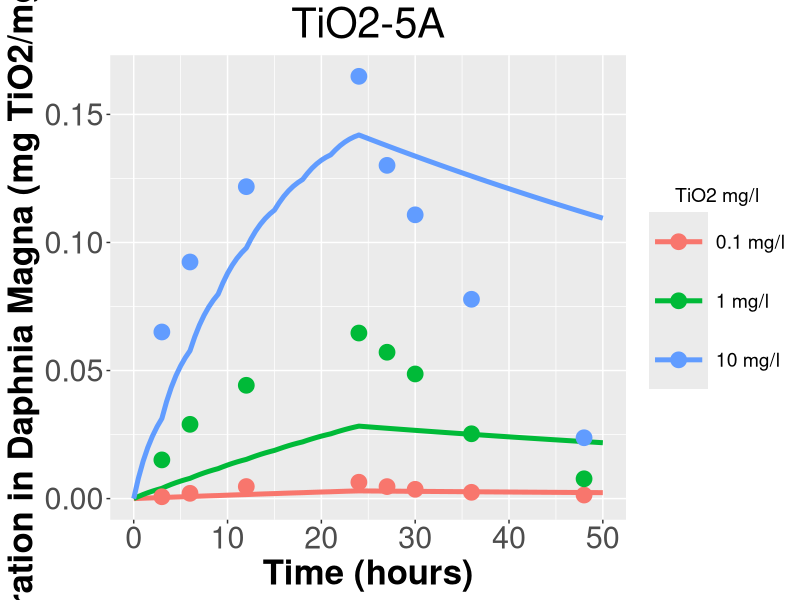
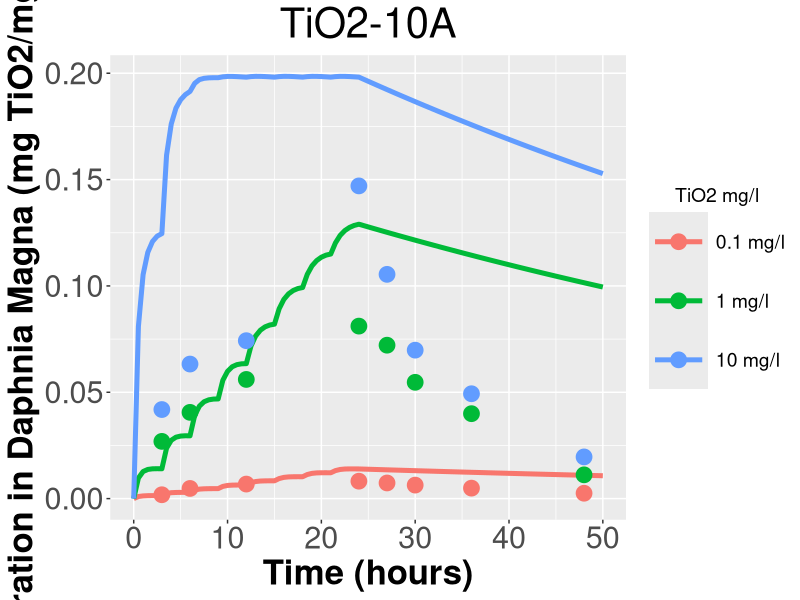
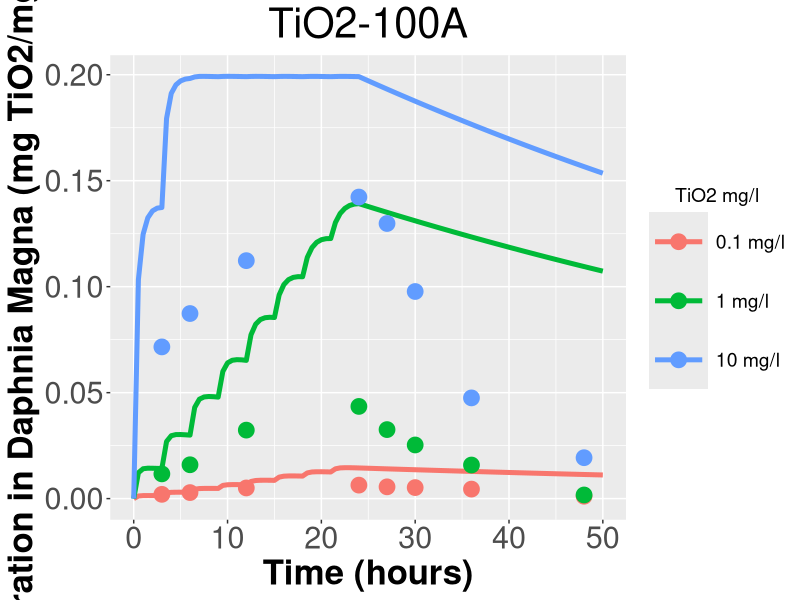
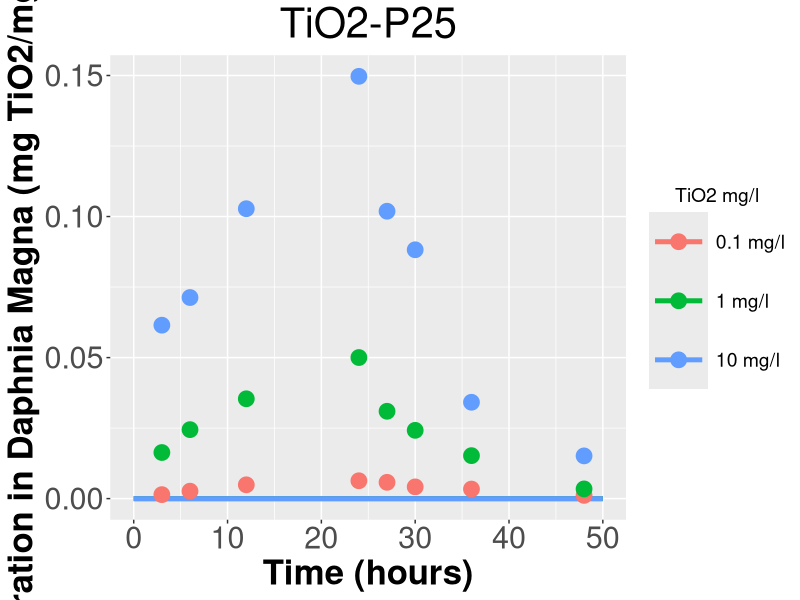
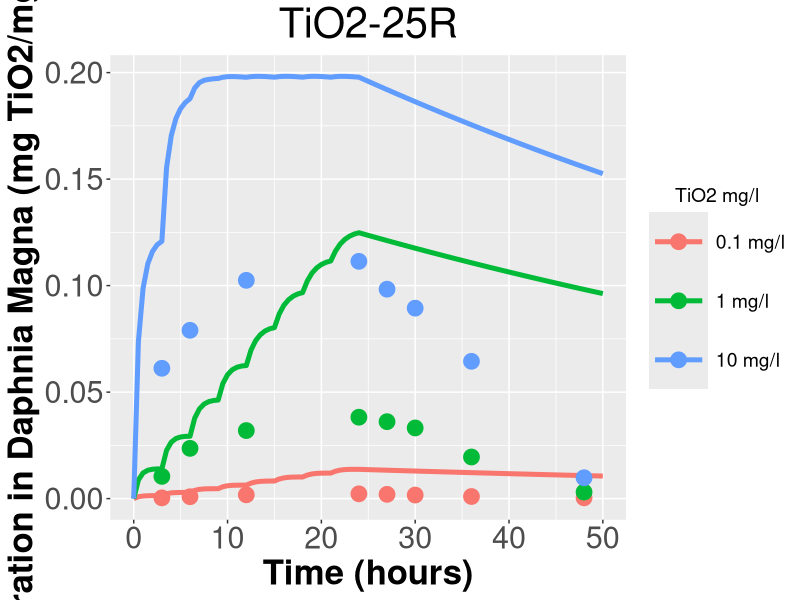

These figures' R source, in order:
simulation_func <- function(sedimentation, score, N_iter){
  
  # This is a script to simulate the experiments in Cehn et al., 2019
  # The first experiment is about the waterborne exposure of D. Magna to TiO2 nanoparticles
  # The second is about the trophic exposure to TiO2 exposured algae.
  
  # Working directory
  dir = 'C:/Users/vassi/Documents/GitHub/TiO2_aggregation_and_uptake/Exposure/Chen_2019/water_exposure'
  setwd(dir)
  
  #=================#
  #  Water exposure #
  #=================#
  
  # The following dataframe is a mappin of the of the TiO2 NPs types with 
  # their corresponding codes (which are simple letters)
  A <- c("A", "TiO2-5A")
  B <- c("B", "TiO2-10A")
  C <- c("C", "TiO2-100A")
  D <- c("D", "TiO2-P25")
  E <- c("E", "TiO2-25R")
  
  Mapping <- data.frame(rbind(A, B, C, D, E))
  colnames(Mapping) <- c("Code", "Type")
  i <- 1:dim(Mapping)[2]
  Mapping[,i] <- apply(Mapping[,i], 2,
                       function(x) as.character(x))
  sapply(Mapping, class)
  
  # Load data only for water exposure scenario
  
  # The values are reported as mg TiO2/kg of daphnia
  
  # Load the data for concentration = 0.1 mg/l
  C1_data <- read.csv('data/0.1_water_exposure.csv')
  colnames(C1_data)[-1] <- Mapping$Type
  C1_data[,2:6] <-  C1_data[,2:6]/1e06 # transform from mg/kg daphnia to mg/mg daphnia
  
  # Load the data for concentration = 1.0 mg/l
  C2_data <- read.csv('data/1_water_exposure.csv')
  colnames(C2_data)[-1] <- Mapping$Type
  C2_data[,2:6] <-  C2_data[,2:6]/1e06 # transform from mg/kg daphnia to mg/mg daphnia
  
  # Load the data for concentration = 10.0 mg/l
  C3_data <- read.csv('data/10_water_exposure.csv')
  colnames(C3_data)[-1] <- Mapping$Type
  C3_data[,2:6] <-  C3_data[,2:6]/1e06 # transform from mg/kg daphnia to mg/mg daphnia
  
  
  # V_water is the volume of water (in L) in the corresponding experiment.
  # The volume remains constant during the experiment and equal to 100 ml
  V_water <- 0.1 # L
  
  # Population of daphnias during the experiments
  # At each measurement 10 daphnias were removed from the system
  N <- seq(80,10,-10)
  
  # Function for estimating length of D. magna based on age (from Betini et al. (2019))
  # Input: age [days], temperature [oC], food["low"/"high"]/ Output: length [mm]
  # Considers female D. magna
  Size_estimation <- function(age, temperature, food="high"){
    
    # T = 15 o C
    a_low_15 <-0.354
    b_low_15 <- 0.527
    a_high_15 <- 0.105
    b_high_15 <- 0.953
    
    # T = 25 o C
    a_low_25 <- 0.811
    b_low_25 <- 0.355
    a_high_25 <- 0.698
    b_high_25 <- 0.83
    
    if(food == "low"){
      if(temperature <= 15){
        a <- a_low_15
        b <- b_low_15
      }else if(temperature >= 25){  
        a <- a_low_25
        b <- b_low_25
      }else{ 
        a <- approx(c(15,25), c(a_low_15, a_low_25), temperature)$y
        b <- approx(c(15,25), c(b_low_15, b_low_25), temperature)$y
      }
    }else if (food == "high"){
      if(temperature <= 15){
        a <- a_high_15
        b <- b_high_15
      }else if(temperature >= 25){  
        a <- a_high_25
        b <- b_high_25
      }else{ 
        a <- approx(c(15,25), c(a_high_15, a_high_25), temperature)$y
        b <- approx(c(15,25), c(b_high_15, b_high_25), temperature)$y
      }
    }else{
      stop('food must be either "low" or "high" ')
    }
    return(a + b * log(age))
  }
  
  # Filtering rate of Daphnia magna is calculated based on Burns et al. 1969.
  # Input: length [mm], temperature [oC]/ Output: filtration rate[mL/h]
  Filtration_rate_estimation <- function(length, temperature){
    
    F_rate_15 <- 0.153 * length^2.16
    F_rate_20 <- 0.208 * length^2.80
    F_rate_25 <- 0.202 * length^2.38
    
    if(temperature <= 15){
      F_rate <- F_rate_15
    }else if(temperature >= 25){  
      F_rate <- F_rate_25
    }else{ 
      F_rate <- approx(c(15,20,25), c(F_rate_15, F_rate_20, F_rate_25), temperature)$y
    }
    return(F_rate)
  }
  
  # Dumont et al. (1975)
  # Input: length [mm]/ Output: dry weight[mg]
  dry_weight_estimation <- function(L){
    
    w1 = (1.89e-06*(L*1000)^2.25)/1000 #Donka Lake
    w2 = (4.88e-05*(L*1000)^1.80)/1000 #River Sambre
    # Selected w1 after validation with Martin-Creuzburg et al. (2018
    return(w1)
  }
  
  # Load the predicted ksed values
  ksed_predicted <- read.csv("Chen_2019_ksed_predictions.csv")
  ksed_predicted <- ksed_predicted[, c(1,4,6)]
  colnames(ksed_predicted) <- c("Name", "Concentration_mg/L", "k_sed")
  
  
  ##########################################################
  
  # *** metrics ***
  
  # The metric used for the optimization
  rmse <- function(observed, predicted){
    sqrt(mean((observed-predicted)^2)) 
  }
  
  AAFE <- function(predictions, observations, times=NULL){
    y_obs <- unlist(observations)
    y_pred <- unlist(predictions)
    # Total number of observations
    N<- length(y_obs)
    log_ratio <- rep(NA, N) 
    for ( i in 1:N){
      log_ratio[i] <- abs(log((y_pred[i]/y_obs[i]), base = 10))
    }
    aafe <- 10^(sum(log_ratio)/N) 
    return(aafe)
  }
  
  PBKOF <- function(observed, predicted, comp.names =NULL){
    # Check if the user provided the correct input format
    if (!is.list(observed) || !is.list(predicted)){
      stop(" The observations and predictions must be lists")
    }
    # Check if the user provided equal length lists
    if (length(observed) != length(predicted)){
      stop(" The observations and predictions must have the same compartments")
    }
    Ncomp <- length(observed) # Number of compartments
    I <- rep(NA, Ncomp) # Compartment discrepancy index
    N_obs <- rep(NA, Ncomp) #Number of observations per compartment
    #loop over the compartments
    for (i in 1:Ncomp){
      Et <- 0 #relative error with observations
      St <- 0  #relative error with simulations
      N <- length(observed[[i]]) # number of observations for compartment i
      # Check if observations and predictions have equal length
      if(N != length(predicted[[i]])){
        stop(paste0("Compartment ",i," had different length in the observations and predictions"))
      }
      N_obs[i] <- N # populate the N_obs vector
      for (j in 1:N){
        # sum of relative squared errors (error = observed - predicted)
        Et <- Et + ( abs(observed[[i]][j] - predicted[[i]][j])  / observed[[i]][j] )  ^2
        St <- St + ( abs(observed[[i]][j] - predicted[[i]][j])  / predicted[[i]][j] )  ^2
      }
      
      # root mean of the square of observed values
      RMEt <- sqrt(Et/N)
      # root mean of the square of simulated values
      RMSt <- sqrt( St/N)
      
      I[i] <- (RMEt + RMSt)/2   
    }
    # Total number of observations
    Ntot <- sum(N_obs)
    # Initialise the consolidated discrepancy index
    Ic <-0
    for (i in 1:Ncomp){
      # Give weight to compartments with more observations (more information)
      Ic <- Ic +  I[i]* N_obs[i]/Ntot
    }
    # Name the list of compartment discrepancy indices
    if ( !is.null(comp.names)){
      names(I) <- comp.names
    }else if (!is.null(names(observed))){
      names(I) <- names(observed)
    } else if (!is.null(names(predicted)) && is.null(comp.names) ){
      names(I) <- names(predicted)
    }
    return(Ic)
    #return(list(Total_index = Ic, Compartment_index= I))
  }
  
  #=====================================#
  # Functions used for the optimization #
  #=====================================#
  
  # ode_func(): the differential equation system that describes the model
  
  ode_func <- function(time, inits, params){
    with(as.list(c(inits, params)),{
      
      # Units explanation:
      # C_water: mg TiO2 / L water (same as data)
      # C_daphnia: mg TiO2 / mg daphnia 
      # k_sed: 1/h
      # F_rate: L water/h/individual daphnia 
      # ke_2: 1/h
      
      # Number of Daphnids per beaker
      N <- seq(80,10,-10)
      if (time < 3){
        N_current <- N[1]
      }else if (3 <= time & time < 6){
        N_current <- N[2]
      }else if (6 <= time & time < 12){
        N_current <- N[3]
      }else if (12 <= time & time < 24){
        N_current <- N[4]
      }else if (24 <= time & time < 27){
        N_current <- N[5]
      }else if (27 <= time & time < 30){
        N_current <- N[6]
      }else if (30 <= time & time < 36){
        N_current <- N[7]
      }else if (36 <= time){
        N_current <- N[8]
      }
      
      # C_water: TiO2 concentration in water
      dC_water <- -(N_current*a*(F_rate/1000)*(1-C_daphnia/C_sat)*C_water)/V_water-
        k_sed*C_water
      
      # Daphnia magna
      dC_daphnia = a*(F_rate/1000)*(1-C_daphnia/C_sat)*C_water/dry_weight - ke_2*C_daphnia 
      
      # Excreted from each D.magna
      dM_Daphnia_excreted <-  N_current*ke_2*C_daphnia*dry_weight  
      
      # Mass in  Sediment
      dM_sed <- k_sed*C_water*V_water
      
      # TiO2 mass in all D.magna
      M_daphnia_tot <- C_daphnia*dry_weight*N_current
      
      # TiO2 mass in water
      M_water <- C_water*V_water
      
      # Mass balance of TiO2 (should always be the total mass of the system)
      Mass_balance = M_daphnia_tot + M_water + M_sed + M_Daphnia_excreted
      
      return(list(c(dC_water, dC_daphnia, dM_Daphnia_excreted, dM_sed),
                  "M_daphnia_tot"=M_daphnia_tot,
                  "M_water"=M_water,
                  "Mass_balance"=Mass_balance))
      
      
    })
  }
  
  # obj_func needs the x vector (2 values) and the nm_type
  obj_func <- function(x, score, sedimentation, C_water_0, nm_types, V_water, ksed_predicted){
    
    score_per_type <- c()
    
    age <- x[16] # days
    temperature = 22 #oC
    food = "high" #low/high
    L = Size_estimation(age,temperature,food) #mm
    dry_weight =  dry_weight_estimation(L) #mg
    F_rate <- Filtration_rate_estimation(L,temperature)#mL/h
    
    for (j in 1:length(nm_types)) {
      nm_type <- nm_types[j]
      
      exp_data <- cbind(C1_data["Time"], C1_data[nm_type], C2_data[nm_type], C3_data[nm_type])
      colnames(exp_data) <- c('Time', 'C1', 'C2', 'C3')
      
      sub_a <- x[1:5]
      a <- sub_a[j] 
      sub_k <- x[6:10]
      ke_2 <- sub_k[j] 
      sub_C_sat <- x[11:15]
      C_sat <- sub_C_sat[j]
      
      sol_times <- seq(0,50, 0.5)
      
      score_per_conc <- c()
      
      for (i in 1:3) { #loop for the 3 different concentrations
        if(sedimentation){
          k_sed <- ksed_predicted[which(ksed_predicted$Name==nm_type & ksed_predicted$`Concentration_mg/L`==C_water_0[i]),"k_sed"]
        }else{
          k_sed <- 0
        }
        
        constant_params <- c("F_rate" = F_rate, "V_water" = V_water, "dry_weight" = dry_weight,
                             'k_sed'= k_sed)
        fitted_params <- c("a"=a, "ke_2"=ke_2, "C_sat"=C_sat)
        params <- c(fitted_params, constant_params)
        
        inits <- c('C_water'=C_water_0[i], 'C_daphnia'=0, 'M_Daphnia_excreted'=0,
                   'M_sed'=0)
        
        refresh_moments <- seq(3,21, 3)
        eventdat <- data.frame(var = c("C_water"),
                               time = c(refresh_moments,24) ,
                               value = c(rep(inits[1], length(refresh_moments)), 0),
                               method = c(rep("rep", (length(refresh_moments)+1)))
        )
        
        solution <- data.frame(deSolve::ode(times = sol_times,  func = ode_func, y = inits,
                                            parms = params,
                                            events = list(data = eventdat),
                                            method="lsodes",
                                            rtol = 1e-3, atol = 1e-3))
        
        if(sum(solution$time %in% exp_data$Time) == dim(exp_data)[1]){
          results <- solution[which(solution$time %in% exp_data$Time), 'C_daphnia']
        } else{
          stop(print("Length of predictions is not equal to the length of data"))
        }
        if(score == "rmse"){
          score_per_conc[i] <- rmse(exp_data[,i+1], results)
        }else if(score == "AAFE"){
          score_per_conc[i] <- AAFE(exp_data[,i+1], results)  
        }else if (score == "PBKOF"){
          score_per_conc[i] <- PBKOF(list(exp_data[,i+1]), list(results))
        }
      }
      score_per_type[j] <- mean(score_per_conc)
    }
    return(mean(score_per_type))
  }
  
  
  plot_func <- function(optimization, sedimentation, C_water_0, nm_types, V_water, ksed_predicted){
    
    library(ggplot2)
    x <- optimization$solution
    
    age <- x[16] # days
    temperature = 22 #oC
    food = "high" #low/high
    L = Size_estimation(age,temperature,food) #mm
    dry_weight =  dry_weight_estimation(L) #mg
    F_rate <- Filtration_rate_estimation(L,temperature)#mL/h
    
    plots_list <- list()
    for (j in 1:length(nm_types)) {
      nm_type <- nm_types[j]
      #plots
      exp_data <- cbind(C1_data["Time"], C1_data[nm_type], C2_data[nm_type], C3_data[nm_type])
      colnames(exp_data) <- c('Time', 'C1', 'C2', 'C3')
      
      sub_a <- x[1:5]
      a <- sub_a[j] 
      sub_k <- x[6:10]
      ke_2 <- sub_k[j] 
      sub_C_sat <- x[11:15]
      C_sat <- sub_C_sat[j]    
      sol_times <- seq(0,50, 0.5)
      
      keep_predictions <- data.frame(matrix(NA, nrow = length(sol_times), ncol = 4))
      keep_predictions[,1] <- sol_times
      colnames(keep_predictions) <- c('Time', 'C1', 'C2', 'C3')
      
      for (i in 1:3) { #loop for the 3 different concentrations
        if(sedimentation){
          k_sed <- ksed_predicted[which(ksed_predicted$Name==nm_type & ksed_predicted$`Concentration_mg/L`==C_water_0[i]),"k_sed"]
        }else{
          k_sed <- 0
        }
        
        constant_params <- c("F_rate" = F_rate, "V_water" = V_water, "dry_weight" = dry_weight,
                             'k_sed'= k_sed)
        fitted_params <- c("a"=a, "ke_2"=ke_2, "C_sat"=C_sat)
        
        params <- c(fitted_params, constant_params)
        
        inits <- c('C_water'=C_water_0[i], 'C_daphnia'=0, 'M_Daphnia_excreted'=0,
                   'M_sed'=0)
        
        refresh_moments <- seq(3,21, 3)
        eventdat <- data.frame(var = c("C_water"),
                               time = c(refresh_moments,24) ,
                               value = c(rep(inits[1], length(refresh_moments)), 0),
                               method = c(rep("rep", (length(refresh_moments)+1)))
        )
        
        solution <- data.frame(deSolve::ode(times = sol_times,  func = ode_func, y = inits,
                                            parms = params,
                                            events = list(data = eventdat),
                                            method="lsodes",
                                            rtol = 1e-3, atol = 1e-3))
        
        keep_predictions[,i+1] <- solution$C_daphnia
        
      }
      
      strings <- as.character(C_water_0)
      color_codes <- scales::hue_pal()(3) # to return 5 color codes 
      cls <- c()  
      for (i in 1:length(strings)) {
        strings[i] <- paste0(strings[i], " mg/l")
        cls[i] <- color_codes[i]
        names(cls)[i] <- strings[i]
      }
      
      draw_plot <- ggplot()+
        geom_line(data = keep_predictions, aes(x=Time, y=C1, color=strings[1]), size=1.7)+
        geom_line(data = keep_predictions, aes(x=Time, y=C2, color=strings[2]), size=1.7)+
        geom_line(data = keep_predictions, aes(x=Time, y=C3, color=strings[3]), size=1.7)+
        
        geom_point(data = exp_data, aes(x=Time, y=C1, color=strings[1]), size=5)+
        geom_point(data = exp_data, aes(x=Time, y=C2, color=strings[2]), size=5)+
        geom_point(data = exp_data, aes(x=Time, y=C3, color=strings[3]), size=5)+
        #scale_y_log10()+
        
        
        labs(title = nm_types[j],
             y = "Concentration in Daphnia Magna (mg TiO2/mg daphnia)", x = "Time (hours)")+
        theme(plot.title = element_text(hjust = 0.5,size=30), 
              axis.title.y =element_text(hjust = 0.5,size=25,face="bold"),
              axis.text.y=element_text(size=22),
              axis.title.x =element_text(hjust = 0.5,size=25,face="bold"),
              axis.text.x=element_text(size=22),
              legend.title=element_text(hjust = 0.5,size=25), 
              legend.text=element_text(size=22)) + 
        
        scale_color_manual("TiO2 mg/l", values=cls)+
        theme(legend.key.size = unit(1.5, 'cm'),  
              legend.title = element_text(size=14),
              legend.text = element_text(size=14),
              axis.text = element_text(size = 14))
      
      plots_list[[j]] <- draw_plot
    }
    return(plots_list)
  }
  
  
  
  ################################################################################
  nm_types <- as.character(Mapping[,2])
  
  x0 <- c(rep(1,5), rep(0.01, 5), rep(0.2,5),10)
  C_water_0 <- c(0.1, 1, 10) # mg/L
  
  opts <- list( "algorithm" = "NLOPT_LN_SBPLX" , #"NLOPT_LN_NEWUOA"
                "xtol_rel" = 1e-07,
                "ftol_rel" = 1e-07,
                "ftol_abs" = 0.0,
                "xtol_abs" = 0.0 ,
                "maxeval" = N_iter,
                "print_level" = 1)
  
  optimization <- nloptr::nloptr(x0 = x0,
                                 eval_f = obj_func,
                                 lb	= c(rep(0,10), c( 0.165, 0.148,0.143,0.150,0.112), 7),
                                 ub = c(rep(4,5), rep(1,5), rep(0.4,5), 14),
                                 opts = opts,
                                 C_water_0 = C_water_0,
                                 nm_types = nm_types,
                                 V_water = V_water,
                                 ksed_predicted=ksed_predicted,
                                 sedimentation=sedimentation,
                                 score=score)
  
  
  
  fitted_params <- optimization$solution
  
  params_values <- data.frame(matrix(fitted_params[1:15], nrow = 3, byrow = T)) 
  colnames(params_values) <- nm_types
  rownames(params_values) <- c('a', 'ke_2', 'C_sat')
  
  age <- fitted_params[16]
  temperature = 22 #oC
  food = "high" #low/high
  L = Size_estimation(age,temperature,food) #mm
  dry_weight =  dry_weight_estimation(L) #mg
  F_rate <- Filtration_rate_estimation(L,temperature)#mL/h
  
  input <- list('sedimentation'=sedimentation,
                'score'=score,
                'N_iter'=N_iter)
  
  physiological_params <- list('age_(days)'=age,
                               'Length_(mm)'=L,
                               'Dry_weight_(mg)'=dry_weight,
                               'Filtration_rate_(ml/h)'=F_rate)
  
  results_plots <- plot_func(optimization, C_water_0, nm_types,
                             V_water = V_water,
                             ksed_predicted=ksed_predicted,
                             sedimentation = sedimentation)
  
  return(list('input'=input,
              'best_score'=optimization$objective,
              'physiological_params'=physiological_params,
              'plots'=results_plots))
}

simulation_func(sedimentation=T, score='rmse', N_iter=25)
